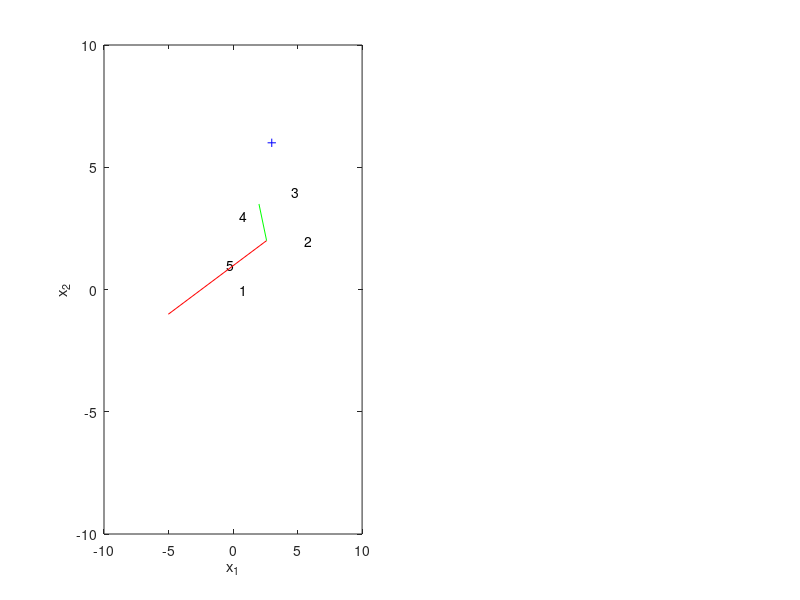

This figure's MATLAB source: (Note: this script raises an error after producing the figure.)
function direct_pca_demo()
 
figure(1); clf;
P = load('points.txt');
q = [3;6];

subplot(1,2,1);
plot(P(1,:),P(2,:),'+');
plot(q(1),q(2),'b+');
hold on;

euc_dist = [];
for i = 1 : size(P,2)
   text( P(1,i)-0.5, P(2,i), num2str(i)); 
   euc_dist = [euc_dist, sqrt(sum((q - P(:,i)).^2))];
end
[min_dist_before,idx] = min(euc_dist)
xlabel('x_1'); ylabel('x_2');
xlim([-10 10]);
ylim([-10 10]);

% Compute direct PCA
mean_val = sum(P,2) / size(P,2);

% Center data
P_centered = P - mean_val;

% Compute covariance matrix
P_cov = (1 / (size(P,2) - 1)) * (P_centered * P_centered');

% Compute SVD
[U,S,~] = svd(P_cov)
U(:,1) = U(:,1) * S(1,1);
U(:,2) = U(:,2) * S(2,2);

plot([0,U(1,1)] + mean_val(1),[0,U(2,1)]+ mean_val(2),'r')
plot([0,U(1,2)] + mean_val(1),[0,U(2,2)]+ mean_val(2),'g')
draw_gauss2d(mean_val,P_cov,'r',1);

U(:,1) = U(:,1) / S(1,1);
U(:,2) = U(:,2) / S(2,2);

P_PCA = U' * P_centered;
q_centered = q - mean_val;
q_PCA = U' * q_centered;

U(:,2) = 0;

P_after = U * P_PCA + mean_val;
q_after = U * q_PCA + mean_val;
plot(q_after(1),q_after(2),'+');


plot(P_after(1,:),P_after(2,:),'*');
draw_reconstructions(P,P_after);
draw_reconstructions(q,q_after);


euc_dist_after = [];
for i = 1 : size(P,2)
   euc_dist_after = [euc_dist_after, sqrt(sum((q_after - P_after(:,i)).^2))];
end
[min_dist_after,idx_after] = min(euc_dist_after)

subplot(1,2,2);

S_sum = sum(S);
cumulative_percentage = cumsum(S_sum)/sum(S_sum);
bar(cumulative_percentage) % 84% of reconstruction information


